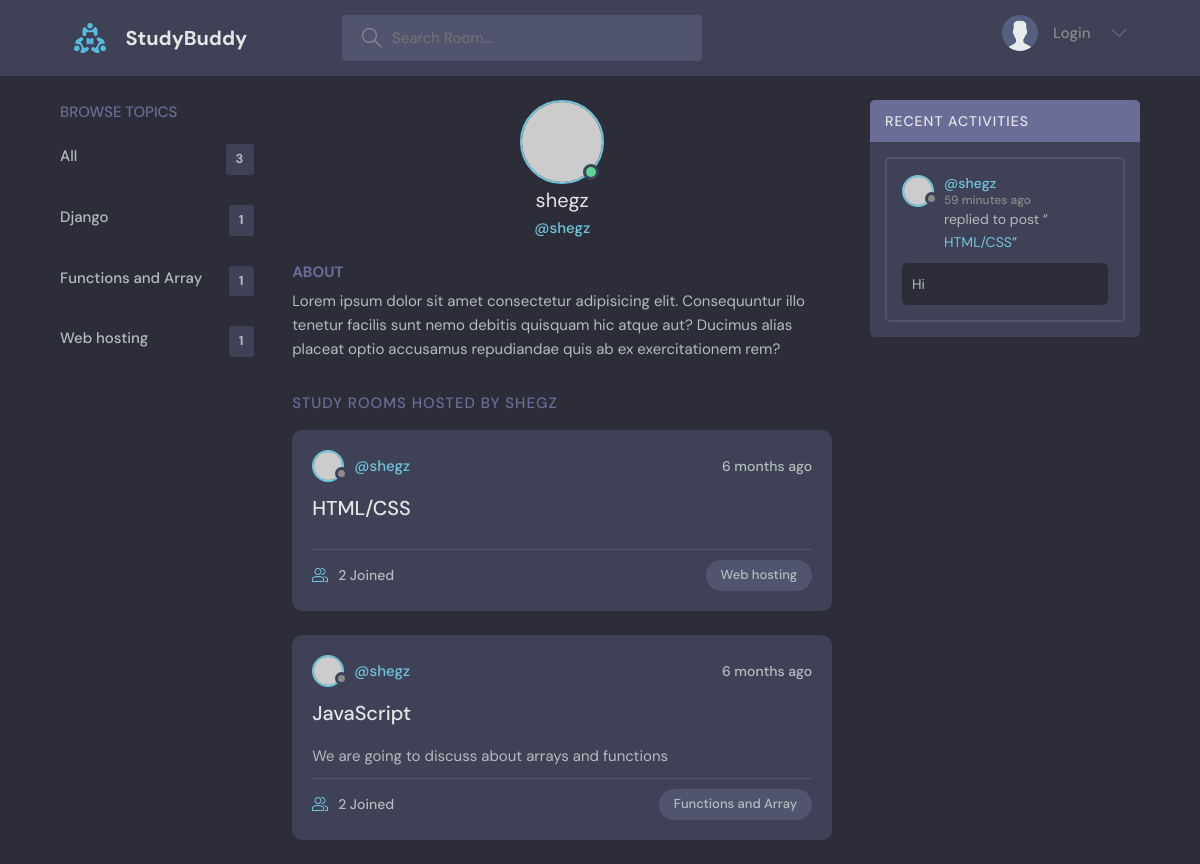
Screenshot of /user-profile/1/ with the database file from the repository.
### base/models.py (models this page shows, shortened)
class Topic(models.Model):
    name = models.CharField(max_length=150)

class Room(models.Model):
    host = models.ForeignKey(User, on_delete=models.SET_NULL, null=True)
    topic = models.ForeignKey(Topic, on_delete=models.SET_NULL, null=True)
    name = models.CharField(max_length=200, null=True)
    description = models.TextField(null=True, blank=True)
    participants = models.ManyToManyField(
        User, related_name='participants', blank=True)
    updated = models.DateTimeField(auto_now=True)
    created = models.DateTimeField(auto_now_add=True)
    class Meta:
        ordering = ['-updated', '-created']
    def __str__(self):
        return self.name

class Message(models.Model):
    user = models.ForeignKey(User, on_delete=models.CASCADE)
    room = models.ForeignKey(Room, on_delete=models.CASCADE)
    body = models.TextField()
    updated = models.DateTimeField(auto_now=True)
    created = models.DateTimeField(auto_now_add=True)
    class Meta:
        ordering = ['-updated', '-created']

### base/views.py (the view)
# urls.py: path('user-profile/<str:pk>/', views.profilePage, name="user-profile"),
def profilePage(request, pk):
    user = User.objects.get(id=pk)
    rooms = user.room_set.all()
    room_messages = user.message_set.all()
    topics = Topic.objects.all()
    context = {'user': user, 'rooms': rooms,
               'room_messages': room_messages, 'topics': topics}
    return render(request, 'base/user_profile.html', context)

### base/templates/base/user_profile.html (shortened to what this page needs)
{% extends 'main.html' %}
{% block content %}
<main class="profile-page layout layout--3">
    <div class="container">
        <div>
            {% include 'base/topics_component.html'%}
        </div>
        <div>
            <div class="profile">
                <div class="profile__avatar">
                    <div class="avatar avatar--large active">
                        <img
                            src="https://randomuser.me/api/portraits/men/11.jpg"
                            />
                    </div>
                </div>
                <div class="profile__info">
                    <h3>{{user.username}}</h3>
                    <p>@{{user.username}}</p>
                </div>
                <div class="profile__about">
                    <h3>About</h3>
                    <p>
                        Lorem ipsum dolor sit amet consectetur adipisicing elit.
                        Consequuntur illo tenetur
                        facilis sunt nemo debitis quisquam hic atque aut?
                        Ducimus alias placeat optio
                        accusamus repudiandae quis ab ex exercitationem rem?
                    </p>
                </div>
            </div>
            <div class="roomList__header">
                <div>
                  <h2>Study Rooms Hosted by {{user.username}}</a>
                  </h2>
                </div>
              </div>
            {% include 'base/feed_component.html'%}
        </div>
        <div>
            {% include 'base/activity_component.html'%}
        </div>
    </div>
</main>
{% endblock %}

### base/templates/base/topics_component.html
<div class="topics">
    <div class="topics__header">
        <h2>Browse Topics</h2>
    </div>
    <ul class="topics__list">
        <li>
            <a href="{% url 'home' %}">All<span>{{topics.count}}</span></a>
        </li>
        {% for topic in topics %}
        <li>
            <a href="{% url 'home' %}?q={{ topic.name }}">{{topic.name}}<span>{{topic.room_set.all.count}}</span></a>
        </li>
        {% endfor %}
    </ul>
</div>

### base/templates/base/feed_component.html (shortened to what this page needs)
<div class="roomList">
    {% for i in rooms %}
    <div class="roomListRoom">
        <div class="roomListRoom__header">
            <a href="{% url 'user-profile' i.host.id %}" class="roomListRoom__author">
                <div class="avatar avatar--small">
                    <img src="https://randomuser.me/api/portraits/women/11.jpg" />
                </div>
                <span>@{{i.host.username}}</span>
            </a>
            <div class="roomListRoom__actions">
                <span>{{i.created|timesince}} ago</span>
            </div>
        </div>
        <div class="roomListRoom__content">
            <a href="{% url 'room' i.id%}">{{i.name}}</a>
            <p>
                {{i.description}}
            </p>
        </div>
        <div class="roomListRoom__meta">
            <a href="{% url 'room' i.id%}" class="roomListRoom__joined">
                {{i.participants.all.count}} Joined
            </a>
            <p class="roomListRoom__topic">{{i.topic.name}}</p>
        </div>
    </div>
    {% endfor %}
</div>

### base/templates/base/activity_component.html (shortened to what this page needs)
<div class="activities">
    <div class="activities__header">
        <h2>Recent Activities</h2>
    </div>
    {% for m in room_messages %}
    <div class="activities__box">
        <div class="activities__boxHeader roomListRoom__header">
            <a href="{% url 'user-profile' m.user.id %}"
                class="roomListRoom__author">
                <div class="avatar avatar--small">
                    <img src="https://randomuser.me/api/portraits/women/11.jpg"
                        />
                </div>
                <p>
                    @{{m.user}}
                    <span>{{m.created|timesince}} ago</span>
                </p>
            </a>
        </div>
        <div class="activities__boxContent">
            <p>replied to post “<a href="{% url 'room' m.room.id%}">{{m.room}}</a>”</p>
            <div class="activities__boxRoomContent">
                <p>{{m.body}}</p>
            </div>
        </div>
    </div>
    {% endfor %}
</div>

### rows the page displays
Topic: name "Django", room_set.all.count "1"
Topic: name "Functions and Array", room_set.all.count "1"
Topic: name "Web hosting", room_set.all.count "1"
Room: host.username "shegz", created "6 months", name "HTML/CSS", participants.all.count "2", topic.name "Web hosting"
Room: host.username "shegz", created "6 months", name "JavaScript", description "We are going to discuss about arrays and functions", participants.all.count "2", topic.name "Functions and Array"
Message: user "shegz", created "59 minutes", room "HTML/CSS", body "Hi"

### other values shown
{{ topics.count }} "3"
{{ user.username }} "shegz"
{{ user.username }} "SHEGZ"
